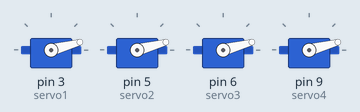
Bench run of a sketch on a simulated Arduino Uno, built with avr-gcc and run on an emulated ATmega328P. On the bench: 4 × servo. At 2.0 s the program stops and its outputs stay as they are.

Above: at 0.05 s.
At 0.25 s:
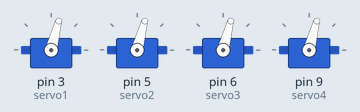
At 0.35 s:
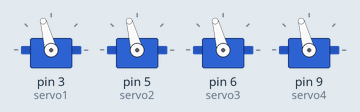
At 0.5 s:
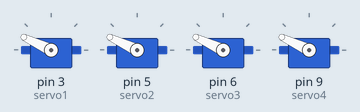
At 0.75 s:
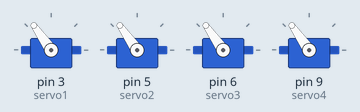
At 1.0 s:
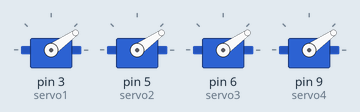
Timing chart, 0 to 3.0 s (numbered marks = the images above):
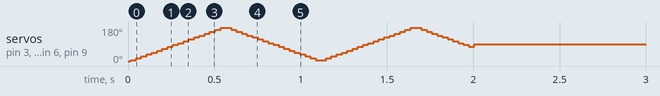

The sketch:

four_servo_sweep_hold.ino
```cpp
#include <Servo.h>

// Instantiate 4 servo motor controllers
Servo servo1;
Servo servo2;
Servo servo3;
Servo servo4;

unsigned long startTime; // Variable to store the start time of the simulation
const unsigned long sweepDuration = 2000; // Duration for the sweep phase (2000 ms = 2 seconds)

int angle = 0;      // Initial starting angle for the motors
int direction = 1;  // Movement direction multiplier (1 for increment, -1 for decrement)

void setup() {
  // Attach the 4 servo motors to their respective PWM-capable digital pins
  servo1.attach(3);
  servo2.attach(5);
  servo3.attach(6);
  servo4.attach(9);

  // Record the starting time when the program begins
  startTime = millis();
}

void loop() {
  // Calculate the elapsed time since the start
  unsigned long currentTime = millis() - startTime;

  // Phase 1: Run the sweep motion for the first 2 seconds
  if (currentTime < sweepDuration) {
    servo1.write(angle);
    servo2.write(angle);
    servo3.write(angle);
    servo4.write(angle);

    angle += direction * 5; // Step size for smooth movement

    // Reverse direction if boundaries (0 or 180 degrees) are reached
    if (angle >= 180 || angle <= 0) {
      direction = -direction;
    }
    delay(15); // Small delay for smooth transition steps

  } else {
    // Phase 2: After 2 seconds, stop sweeping and hold firmly at 90 degrees
    servo1.write(90);
    servo2.write(90);
    servo3.write(90);
    servo4.write(90);

    // Infinite loop to safely halt further code execution and keep motors holding position
    while (true) {
      // Do nothing, maintaining the 90-degree hold state
    }
  }
}
```
